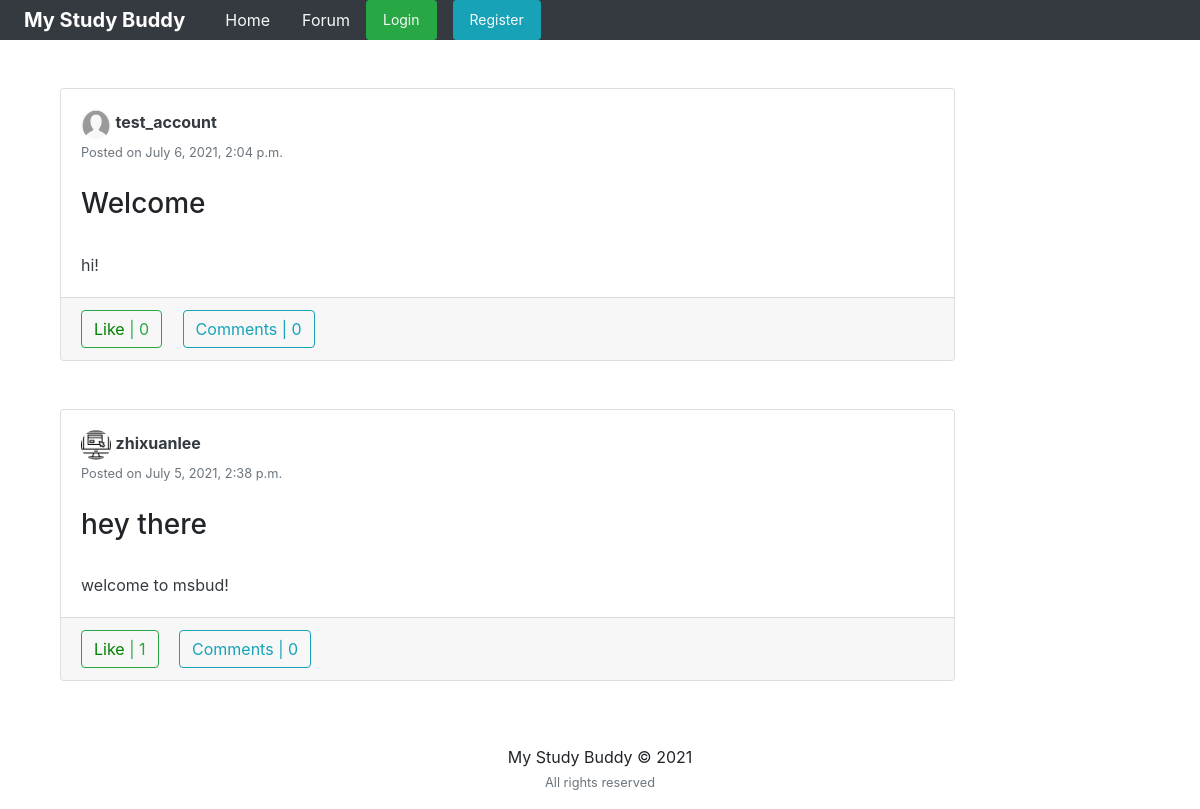
Before: / with the older database file.
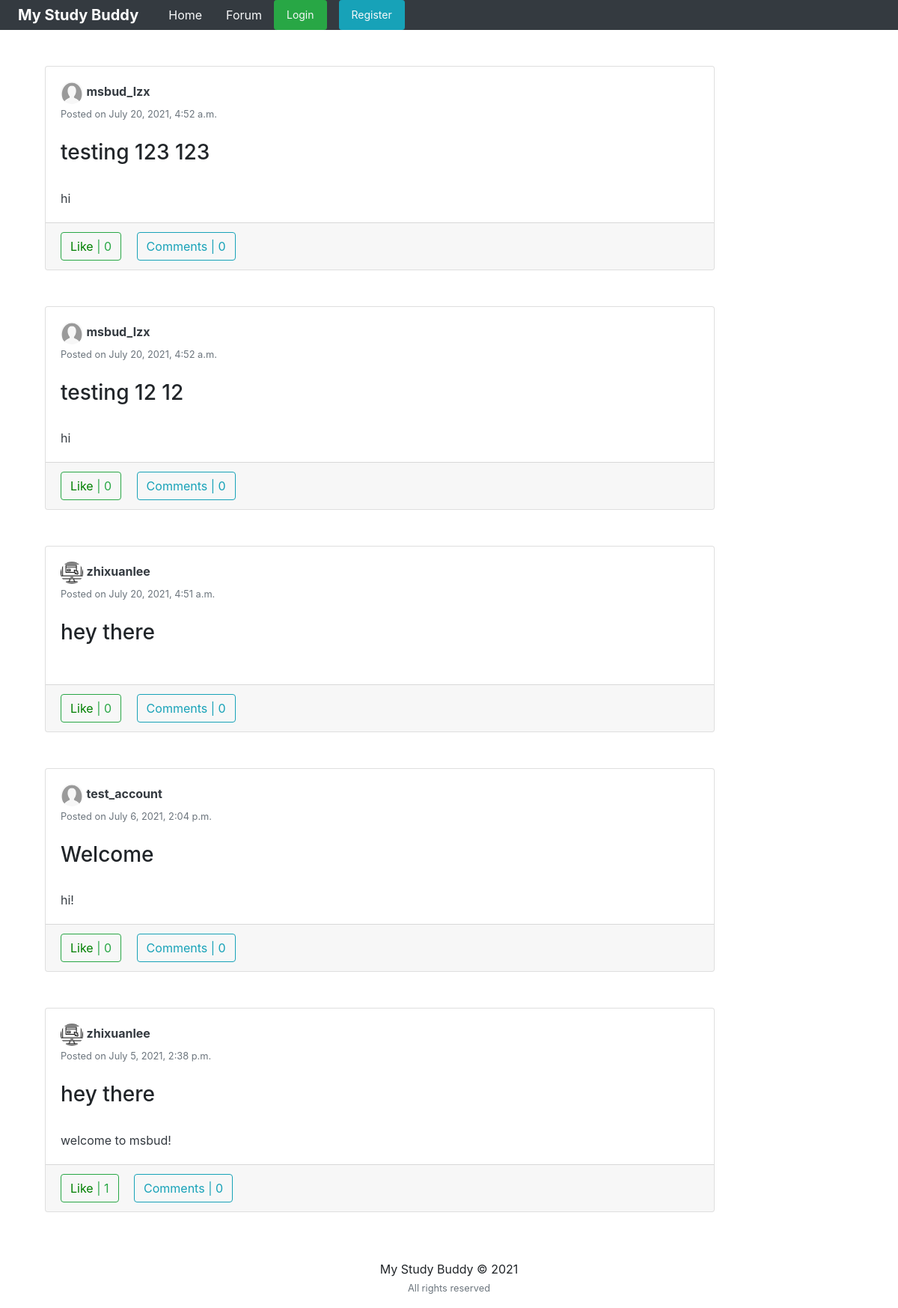
After: the same page with the newer database file.
### feed/models.py (models this page shows, shortened)
class Post(models.Model):
	title = models.CharField(max_length=150, blank=True)
	body = models.TextField(blank=True)
	picture = models.ImageField(upload_to='path/to/img', default=None)
	date_posted = models.DateTimeField(default=timezone.now)
	user_name = models.ForeignKey(User, related_name='updated_by', on_delete=models.CASCADE)
	tags = models.CharField(max_length=100, blank=True)

### users/models.py (models this page shows, shortened)
class Profile(models.Model):
	user = models.OneToOneField(User, on_delete=models.CASCADE)
	image = models.ImageField(default='default.png', upload_to='profile_pics')
	slug = AutoSlugField(populate_from='user')
	bio = models.CharField(max_length=255, blank=True)
	friends = models.ManyToManyField("Profile", blank=True)
	def get_absolute_url(self):
		return "/users/{}".format(self.slug)

### feed/views.py (the view)
# urls.py: path('', PostListView.as_view(), name='home'),
class PostListView(ListView):
	model = Post
	template_name = 'feed/home.html'
	context_object_name = 'posts'
	ordering = ['-date_posted']
	paginate_by = 10
	def get_context_data(self, **kwargs):
		context = super(PostListView, self).get_context_data(**kwargs)
		if self.request.user.is_authenticated:
			liked = [i for i in Post.objects.all() if Like.objects.filter(user = self.request.user, post=i)]
			context['liked_post'] = liked
		return context

### feed/templates/feed/home.html (shortened to what this page needs)
{% extends "feed/layout.html" %} {% load static %}
 {% block content %}
<div class="container">
  <div class="row">
    <div class="col-md-10">
      {% for post in posts %}
      <div class="card card-signin my-5">
        <div class="card-body">
          <a href="{{ post.user_name.profile.get_absolute_url }}"
          ><img
          src="{{ post.user_name.profile.image.url }}"
          class="rounded-circle"
          width="30"
          height="30"
          alt=""
          /></a>
          <a
          class="text-dark"
          href="{{ post.user_name.profile.get_absolute_url }}"
          ><b>{{ post.user_name }}</b></a
          >
          <br /><small class="text-muted"
          >Posted on {{ post.date_posted }}</small
          >
          <br /><br />
          <h3>{{ post.title }}</h3>
          <br />
          <p class="card-text text-dark">{{ post.body }}</p>
        </div>
      <div class="card-footer">
        <button class="btn btn-outline-success mr-3 like" id="{{ post.id }}">
          {% if post in liked_post %}
          <a
          href="{% url 'post-like' %}"
          style="color: red"
          id="likebtn{{ post.id }}"
          >
          Unlike</a
          >
          | {{post.likes.count}} {% else %}
          <a
          href="{% url 'post-like' %}"
          style="color: green"
          id="likebtn{{ post.id }}"
          >
          Like</a
          >
          | {{post.likes.count}} {% endif %}
        </button>
        <a class="btn btn-outline-info" href="{% url 'post-detail' post.id %}"
        >Comments | {{ post.details.count }}</a
        >
      </div>
    </div>
    {% endfor %}
  </div>
</div>
</div>
{% endblock content %}

Changed rows visible on the page:
added Post: user_name.profile.image (placeholder picture), user_name "msbud_lzx", date_posted "July 20, 2021, 4:52 a.m.", title "testing 123 123", body "hi", likes.count "0", details.count "0"
added Post: user_name.profile.image (placeholder picture), user_name "msbud_lzx", date_posted "July 20, 2021, 4:52 a.m.", title "testing 12 12", body "hi", likes.count "0", details.count "0"
added Post: user_name.profile.image (picture), user_name "zhixuanlee", date_posted "July 20, 2021, 4:51 a.m.", title "hey there", likes.count "0", details.count "0"
